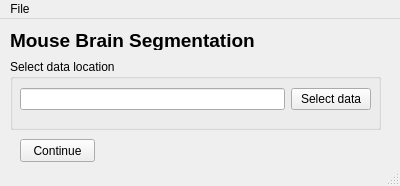
<?xml version="1.0" encoding="UTF-8"?>
<ui version="4.0">
 <class>MainWindow</class>
 <widget class="QMainWindow" name="MainWindow">
  <property name="geometry">
   <rect>
    <x>0</x>
    <y>0</y>
    <width>400</width>
    <height>186</height>
   </rect>
  </property>
  <property name="windowTitle">
   <string>MainWindow</string>
  </property>
  <widget class="QWidget" name="centralwidget">
   <widget class="QLabel" name="title_label">
    <property name="geometry">
     <rect>
      <x>10</x>
      <y>10</y>
      <width>271</width>
      <height>21</height>
     </rect>
    </property>
    <property name="font">
     <font>
      <pointsize>14</pointsize>
      <weight>75</weight>
      <bold>true</bold>
     </font>
    </property>
    <property name="text">
     <string>Mouse Brain Segmentation</string>
    </property>
    <property name="alignment">
     <set>Qt::AlignLeading|Qt::AlignLeft|Qt::AlignTop</set>
    </property>
   </widget>
   <widget class="QGroupBox" name="groupBox">
    <property name="geometry">
     <rect>
      <x>10</x>
      <y>40</y>
      <width>371</width>
      <height>71</height>
     </rect>
    </property>
    <property name="title">
     <string>Select data location</string>
    </property>
    <widget class="QWidget" name="">
     <property name="geometry">
      <rect>
       <x>10</x>
       <y>20</y>
       <width>351</width>
       <height>41</height>
      </rect>
     </property>
     <layout class="QGridLayout" name="gridLayout">
      <item row="0" column="0">
       <widget class="QLineEdit" name="dirpath_line_edit"/>
      </item>
      <item row="0" column="1">
       <widget class="QPushButton" name="select_dirpath_push_button">
        <property name="text">
         <string>Select data</string>
        </property>
        <property name="iconSize">
         <size>
          <width>24</width>
          <height>24</height>
         </size>
        </property>
       </widget>
      </item>
     </layout>
    </widget>
   </widget>
   <widget class="QPushButton" name="continue_push_button">
    <property name="geometry">
     <rect>
      <x>20</x>
      <y>120</y>
      <width>75</width>
      <height>23</height>
     </rect>
    </property>
    <property name="text">
     <string>Continue</string>
    </property>
   </widget>
  </widget>
  <widget class="QMenuBar" name="menubar">
   <property name="geometry">
    <rect>
     <x>0</x>
     <y>0</y>
     <width>400</width>
     <height>21</height>
    </rect>
   </property>
   <widget class="QMenu" name="menuFile">
    <property name="title">
     <string>File</string>
    </property>
    <addaction name="actionQuit"/>
   </widget>
   <addaction name="menuFile"/>
  </widget>
  <widget class="QStatusBar" name="statusbar">
   <property name="sizeGripEnabled">
    <bool>true</bool>
   </property>
  </widget>
  <action name="actionQuit">
   <property name="text">
    <string>Quit</string>
   </property>
  </action>
 </widget>
 <resources/>
 <connections/>
</ui>
